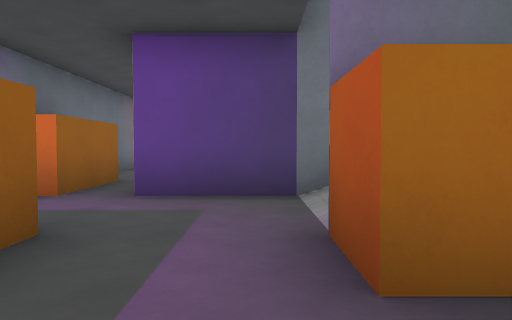
view 1 (above)

18 first-person views from a walk through a 3-D level made in the Godot game engine. The camera is 1.2 m above the floor, tilts 2° down and sees 70° across. The floor is counted in squares, 2 m on a side. Each view is taken from the middle of a square. On the plan, view 1 faces up. The plan holds only what a view shows up to about 10 squares ahead; the rest is blank. The place goes on beyond the plan. Characters and animated objects are left out. Surface patterns are stand-ins for the level's own textures.

view 2
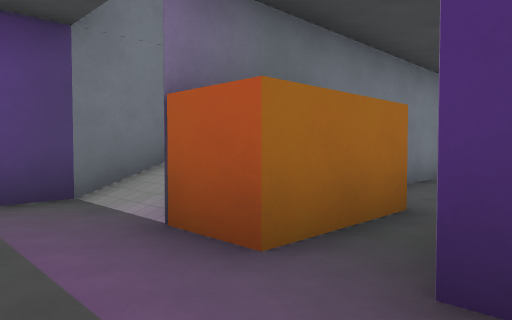

view 3
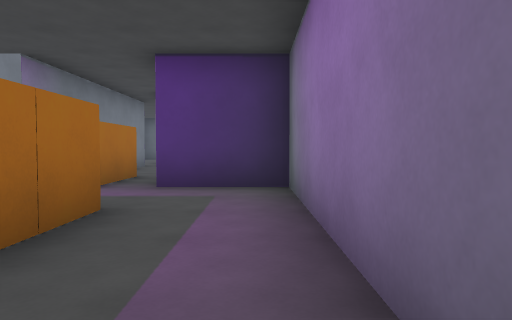

view 4
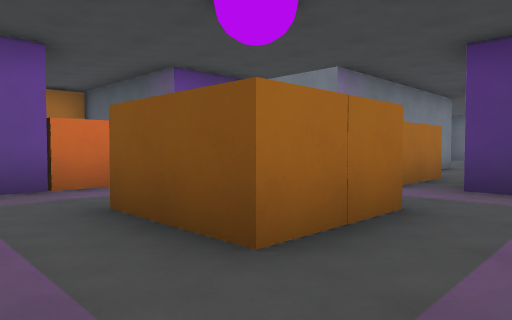

view 5
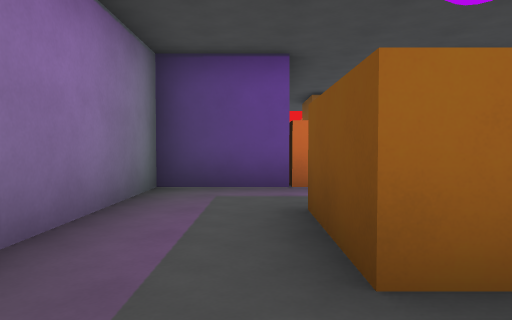

view 6
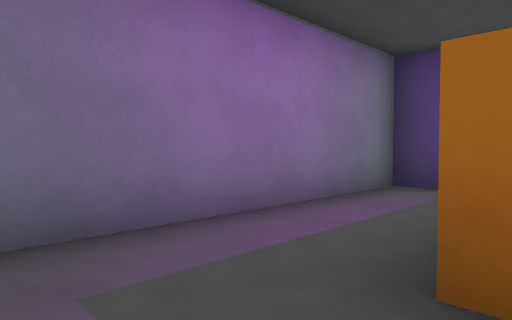

view 7
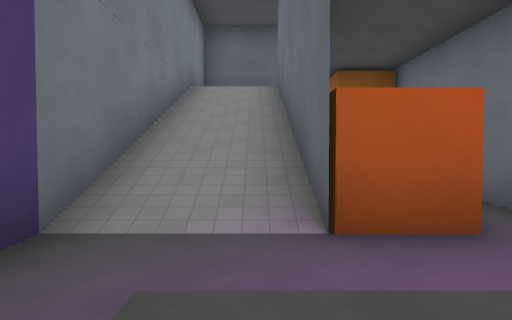

view 8
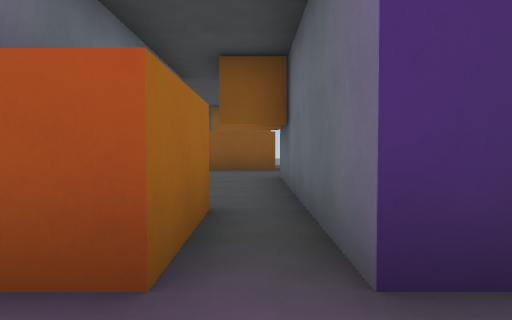

view 9
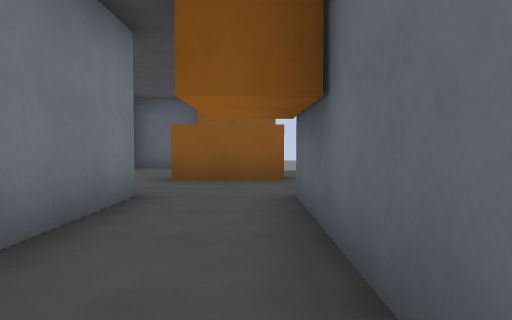

view 10
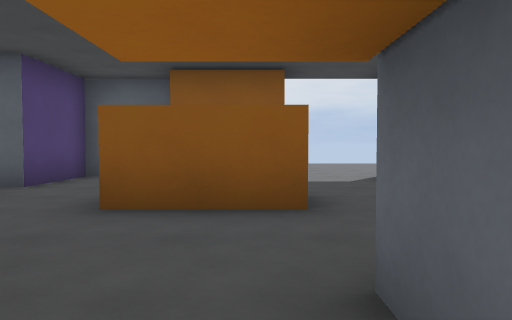

view 11
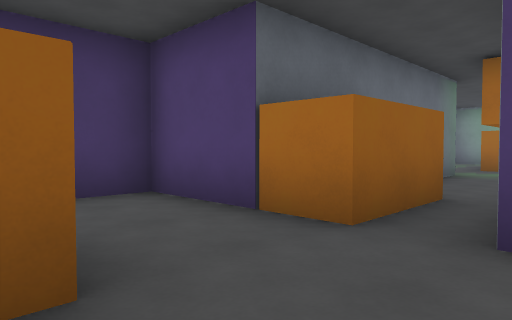

view 12
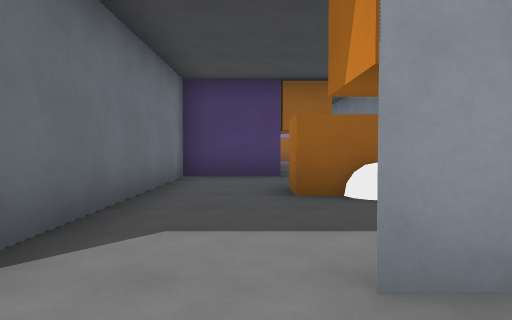

view 13
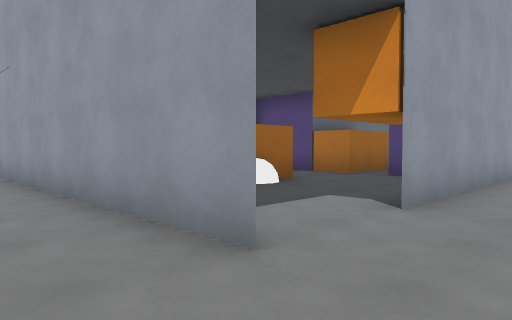

view 14
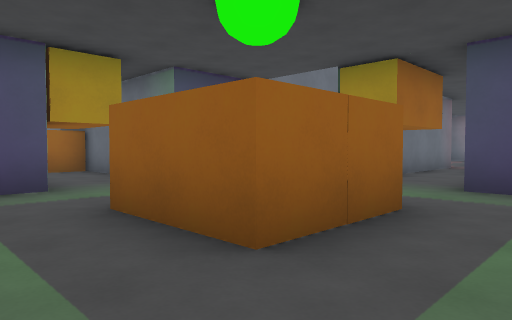

view 15
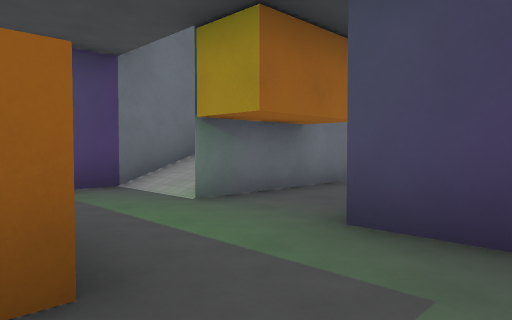

view 16
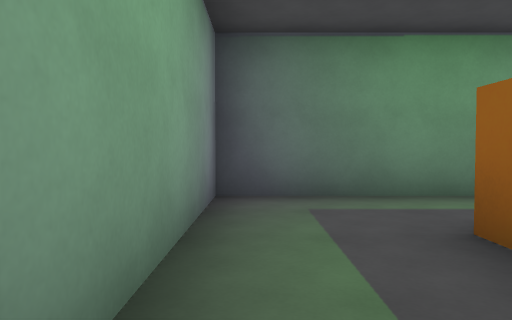

view 17
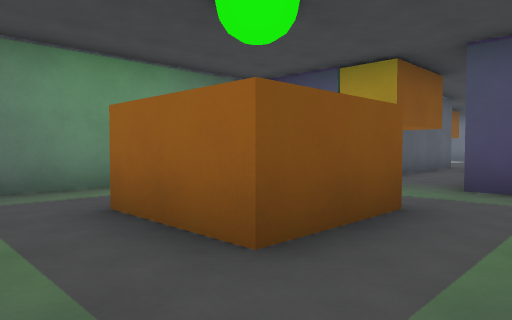

view 18
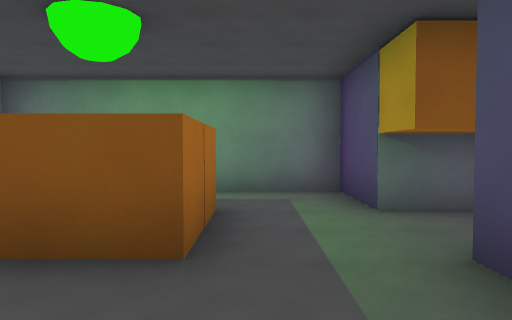

### Floor plan
Key: @ floor where view 1 was taken; # wall or solid block; . floor; / step, stairs or slope; = window, fence, low wall or low ledge; B box.
Columns run from 6 left of view 1 to 15 right of it. Each row starts with its distance up from view 1.
 17                #####
 16             #......#
 15             #......#
 14           .....BB..#
 13           ###..BB..#
 12             /......#
 11            //..... #
 10   #        ####..##
  9   #.          #..#
  8    .          #..#
  7    ..         #..#
  6    B.         #B.##
  5 ###B.##########B.##.
  4 #......//////.....##
  3 #....../=####......#
  2 #..BB..BB......B...#
  1 #..BB..........B...#
  0 #.....@######........
 -1 #..... #   ###........
 -2   #####     .######...
 -3                  ....

Positions as (right, up) in squares from view 1, and headings:
1: (0, 0), facing up
2: (-1, 0), facing up-right
3: (-5, -1), facing right
4: (-5, -1), facing up-right
5: (-4, -1), facing up
6: (-3, -1), facing up-left
7: (-2, 3), facing right
8: (-1, 1), facing right
9: (2, 1), facing right
10: (5, 1), facing right
11: (11, 2), facing up-left
12: (14, 0), facing left
13: (14, -3), facing up-left
14: (12, 16), facing down-left
15: (9, 16), facing down-left
16: (8, 16), facing right
17: (7, 16), facing down-right
18: (6, 12), facing right
